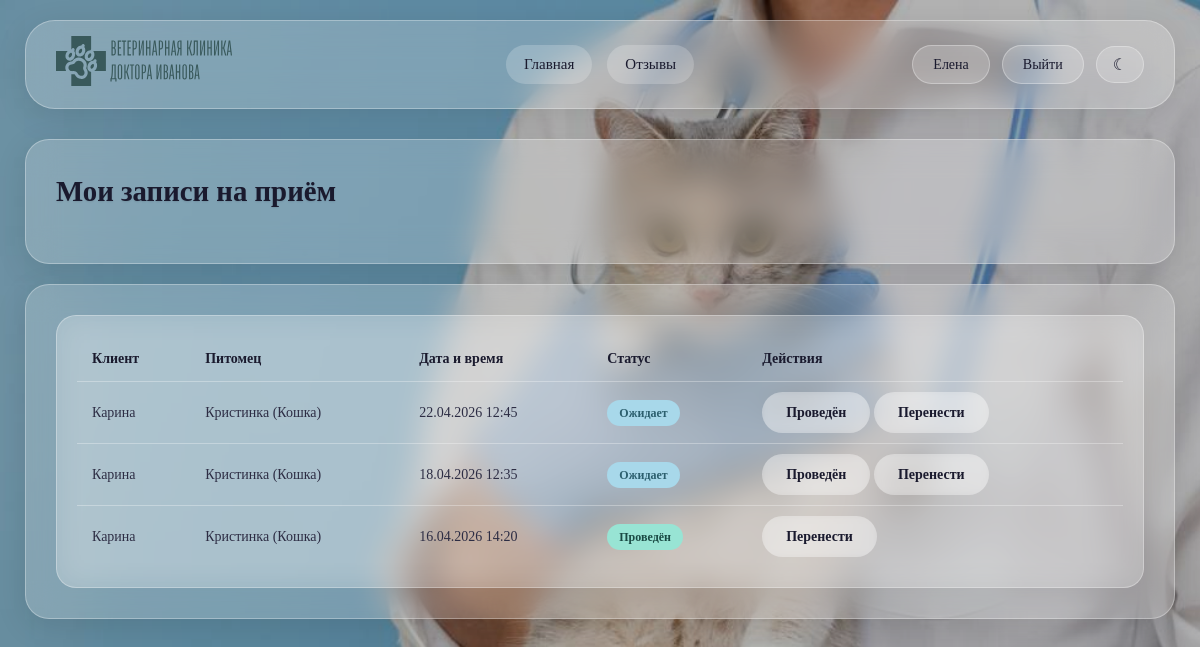
Screenshot of /appointments/ (signed in) with the database file from the repository.
### users/models.py (models this page shows, shortened)
class CustomUser(AbstractUser):
    ROLE_CHOICES = [
        ('CLIENT', 'Клиент'),
        ('DOCTOR', 'Врач'),
        ('ADMIN', 'Администратор'),
    ]
    role = models.CharField(max_length=10, choices=ROLE_CHOICES, default='CLIENT')
    phone = models.CharField(max_length=20, blank=True, verbose_name="Телефон")  # Убрали unique=True
    email = models.EmailField(verbose_name="Email", blank=True)  # Добавили blank=True
    avatar = models.ImageField(upload_to='avatars/', blank=True, null=True)
    class Meta:
        verbose_name = 'Пользователь'
        verbose_name_plural = 'Пользователи'

### main/models.py (models this page shows, shortened)
class Appointment(models.Model):
    STATUS_CHOICES = [
        ('PENDING', 'Ожидает'),
        ('CONFIRMED', 'Подтверждён'),
        ('COMPLETED', 'Проведён'),
        ('CANCELLED', 'Отменён'),
        ('RESCHEDULED', 'Перенесён'),
    ]
    client = models.ForeignKey(CustomUser, on_delete=models.CASCADE, related_name='appointments')
    doctor = models.ForeignKey(CustomUser, on_delete=models.CASCADE, related_name='doctor_appointments',
                               limit_choices_to={'role': 'DOCTOR'})
    pet_name = models.CharField(max_length=100, verbose_name="Кличка питомца")
    pet_type = models.CharField(max_length=50, verbose_name="Вид животного")
    appointment_date = models.DateTimeField(verbose_name="Дата и время приёма")
    symptoms = models.TextField(blank=True, verbose_name="Симптомы")
    status = models.CharField(max_length=20, choices=STATUS_CHOICES, default='PENDING')
    created_at = models.DateTimeField(auto_now_add=True)
    notes = models.TextField(blank=True, verbose_name="Заметки врача")
    class Meta:
        verbose_name = 'Запись на приём'
        verbose_name_plural = 'Записи на приём'
        ordering = ['-appointment_date']

### main/views.py (the view)
# urls.py: path('appointments/', views.my_appointments, name='my_appointments'),
@login_required
def my_appointments(request):
    if request.user.role == 'DOCTOR':
        appointments = Appointment.objects.filter(doctor=request.user).order_by('-appointment_date')
    else:
        appointments = Appointment.objects.filter(client=request.user).order_by('-appointment_date')
    return render(request, 'main/appointments.html', {'appointments': appointments})

### templates/main/appointments.html (shortened to what this page needs)
{% extends 'base.html' %}
{% block content %}
<div class="glass-card">
    <h2>Мои записи на приём</h2>
</div>
<div class="glass-card" style="margin-top: 20px;">
    {% if appointments %}
        <div class="glass-table">
            <table>
                <thead>
                    <tr>
                        <th>{% if user.role == 'DOCTOR' %}Клиент{% else %}Врач{% endif %}</th>
                        <th>Питомец</th>
                        <th>Дата и время</th>
                        <th>Статус</th>
                        <th>Действия</th>
                    </tr>
                </thead>
                <tbody>
                    {% for appointment in appointments %}
                    <tr>
                        <td>
                            {% if user.role == 'DOCTOR' %}
                                {{ appointment.client.username }}
                            {% else %}
                                {{ appointment.doctor.username }}
                            {% endif %}
                        </td>
                        <td>{{ appointment.pet_name }} ({{ appointment.pet_type }})</td>
                        <td>{{ appointment.appointment_date|date:"d.m.Y H:i" }}</td>
                        <td><span class="status-badge status-{{ appointment.status|lower }}">{{ appointment.get_status_display }}</span></td>
                        <td>
                            {% if user.role == 'DOCTOR' %}
                                {% if appointment.status == 'PENDING' or appointment.status == 'CONFIRMED' %}
                                    <a href="{% url 'complete_appointment' appointment.id %}" class="btn">Проведён</a>
                                {% endif %}
                                <a href="{% url 'reschedule_appointment' appointment.id %}" class="btn">Перенести</a>
                            {% endif %}
                        </td>
                    </tr>
                    {% endfor %}
                </tbody>
            </table>
        </div>
    {% else %}
        <p>У вас пока нет записей.</p>
        {% if user.role == 'CLIENT' %}
            <a href="{% url 'appointment_create' %}" class="btn btn-primary" style="margin-top: 15px;">Записаться на приём</a>
        {% endif %}
    {% endif %}
</div>
{% endblock %}

### templates/base.html (shortened to what this page needs)
{% load static %}
<!DOCTYPE html>
<html lang="ru">
<head>
    <link rel="stylesheet" href="{% static 'css/style.css' %}">
</head>
<body>
    <header class="header">
        <div class="logo">
            <img id="logoImg" src="{% static 'img/logo_light.svg' %}" alt="Логотип">
        </div>
        <nav class="nav-menu">
            <a href="{% url 'index' %}">Главная</a>
            <a href="{% url 'reviews' %}">Отзывы</a>
        </nav>
        <div class="auth-menu">
            {% if user.is_authenticated %}
                <a href="{% url 'profile' %}">{{ user.username }}</a>
                <a href="{% url 'logout' %}">Выйти</a>
            {% else %}
                <a href="{% url 'login' %}">Вход</a>
                <a href="{% url 'signup' %}">Регистрация</a>
            {% endif %}
        </div>
    </header>
    <main class="container">
        {% block content %}{% endblock %}
    </main>
</body>
</html>

### static/css/style.css (style rules this page uses)
:root { --lilac: #C8A2E0; --light-blue: #A8D8EA; --mint: #98E4D4; --glass-bg: rgba(255, 255, 255, 0.2); --glass-border: rgba(255, 255, 255, 0.3); --glass-shadow: 0 8px 32px rgba(0, 0, 0, 0.1); --text-primary: #1A1A2E; --text-secondary: #2D2D44; --text-muted: #4A4A6A; }
* { margin: 0; padding: 0; box-sizing: border-box; }
body { font-family: 'Georgia', 'Times New Roman', serif; font-size: 16px; line-height: 1.5; min-height: 100vh; background-image: url('../img/bg.jpg'); background-size: cover; background-position: center; background-attachment: fixed; background-repeat: no-repeat; color: var(--text-primary); transition: all 0.3s ease; position: relative; }
body::before { content: ''; position: fixed; top: 0; left: 0; right: 0; bottom: 0; background: rgba(0, 0, 0, 0.3); pointer-events: none; z-index: 0; }
.header, .container, .glass-card, .news-card { position: relative; z-index: 1; }
.header { margin: 20px 25px; padding: 15px 30px; background: var(--glass-bg); backdrop-filter: blur(16px); -webkit-backdrop-filter: blur(16px); border-radius: 30px; border: 1px solid var(--glass-border); box-shadow: var(--glass-shadow); display: flex; align-items: center; justify-content: space-between; flex-wrap: wrap; gap: 20px; transition: all 0.3s ease; }
.logo img { height: 50px; width: auto; }
.nav-menu { display: flex; gap: 15px; flex-wrap: wrap; position: absolute; left: 50%; transform: translateX(-50%); }
.nav-menu a { color: var(--text-primary); text-decoration: none; font-family: 'Georgia', serif; font-size: 15px; padding: 8px 18px; border-radius: 40px; background: rgba(255, 255, 255, 0.2); transition: all 0.3s ease; }
.auth-menu { display: flex; gap: 12px; align-items: center; }
.auth-menu a, .theme-toggle { padding: 8px 20px; border-radius: 40px; background: rgba(255, 255, 255, 0.2); color: var(--text-primary); text-decoration: none; font-family: 'Georgia', serif; font-size: 14px; transition: all 0.3s ease; border: 1px solid var(--glass-border); cursor: pointer; }
.container { max-width: 1400px; margin: 30px auto; padding: 0 25px; }
.glass-card, .news-card { background: var(--glass-bg); backdrop-filter: blur(16px); -webkit-backdrop-filter: blur(16px); border-radius: 24px; border: 1px solid var(--glass-border); box-shadow: var(--glass-shadow); transition: all 0.3s ease; overflow: hidden; }
.glass-card { padding: 30px; }
.glass-card, .news-card { color: var(--text-primary); }
h1, h2, h3, h4 { text-shadow: 0 1px 2px rgba(0, 0, 0, 0.1); }
.btn { padding: 10px 24px; border: none; border-radius: 40px; font-family: 'Georgia', serif; font-size: 14px; font-weight: 600; cursor: pointer; transition: all 0.3s ease; background: rgba(255, 255, 255, 0.3); color: var(--text-primary); text-decoration: none; display: inline-block; backdrop-filter: blur(4px); }
.glass-table { background: var(--glass-bg); backdrop-filter: blur(16px); border-radius: 20px; padding: 20px; overflow-x: auto; border: 1px solid var(--glass-border); }
table { width: 100%; border-collapse: collapse; }
th { font-family: 'Georgia', serif; font-weight: 700; padding: 12px 15px; text-align: left; border-bottom: 1px solid var(--glass-border); color: var(--text-primary); font-size: 14px; }
td { font-family: 'Georgia', serif; padding: 10px 15px; border-bottom: 1px solid var(--glass-border); color: var(--text-secondary); font-size: 14px; }
tr:last-child td { border-bottom: none; }
h1, h2, h3, h4 { font-family: 'Georgia', serif; font-weight: 700; color: var(--text-primary); }
h2 { font-size: 1.8em; margin-bottom: 20px; }
.status-badge { padding: 4px 12px; border-radius: 30px; font-size: 12px; font-weight: 600; display: inline-block; font-family: 'Georgia', serif; }
.status-completed { background: var(--mint); color: #1A4A44; }
.status-pending { background: var(--light-blue); color: #2C5F6E; }

### rows the page displays
CustomUser: username "Елена"
Appointment: client.username "Карина", pet_name "Кристинка", pet_type "Кошка", appointment_date "22.04.2026 12:45", status "Ожидает", shows "Проведён"
Appointment: client.username "Карина", pet_name "Кристинка", pet_type "Кошка", appointment_date "18.04.2026 12:35", status "Ожидает", shows "Проведён"
Appointment: client.username "Карина", pet_name "Кристинка", pet_type "Кошка", appointment_date "16.04.2026 14:20", status "Проведён"
